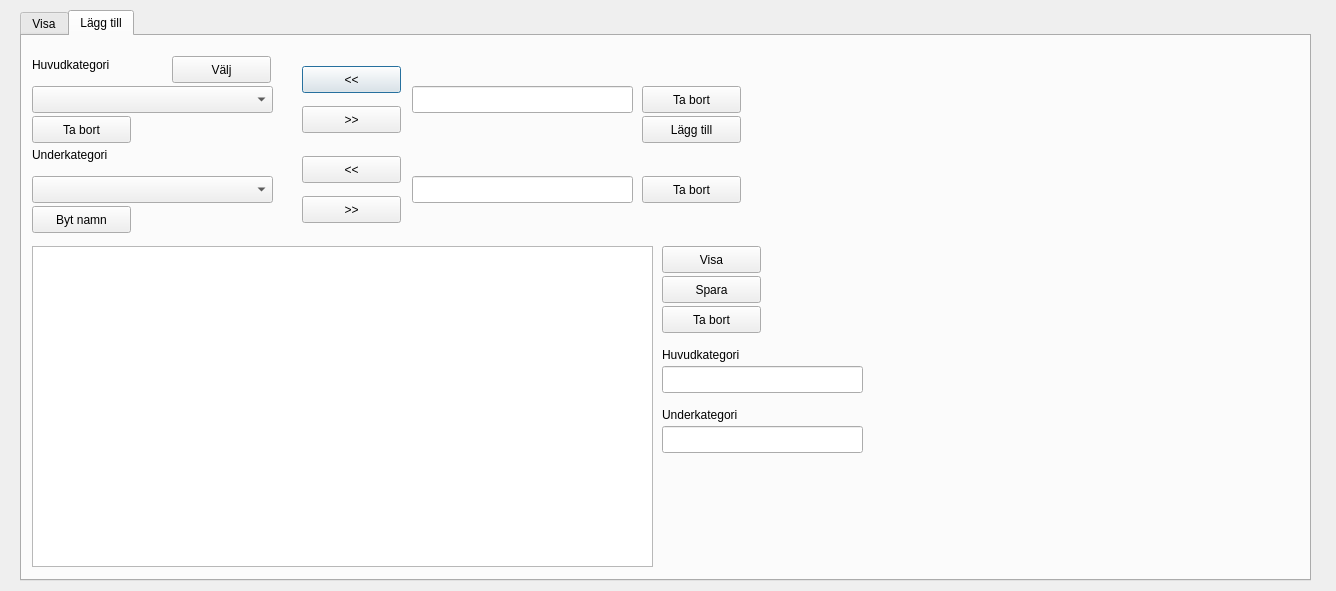
<?xml version="1.0" encoding="UTF-8"?>
<ui version="4.0">
 <class>TabHelp</class>
 <widget class="QDialog" name="TabHelp">
  <property name="geometry">
   <rect>
    <x>0</x>
    <y>0</y>
    <width>1336</width>
    <height>591</height>
   </rect>
  </property>
  <property name="windowTitle">
   <string>Dialog</string>
  </property>
  <widget class="QTabWidget" name="tabWidget">
   <property name="geometry">
    <rect>
     <x>20</x>
     <y>10</y>
     <width>1291</width>
     <height>571</height>
    </rect>
   </property>
   <property name="currentIndex">
    <number>1</number>
   </property>
   <widget class="QWidget" name="tab">
    <attribute name="title">
     <string>Visa</string>
    </attribute>
   </widget>
   <widget class="QWidget" name="tab_2">
    <attribute name="title">
     <string>Lägg till</string>
    </attribute>
    <widget class="QComboBox" name="comboBoxMainSection">
     <property name="geometry">
      <rect>
       <x>10</x>
       <y>50</y>
       <width>241</width>
       <height>27</height>
      </rect>
     </property>
    </widget>
    <widget class="QComboBox" name="comboBoxSubSection">
     <property name="geometry">
      <rect>
       <x>10</x>
       <y>140</y>
       <width>241</width>
       <height>27</height>
      </rect>
     </property>
    </widget>
    <widget class="QPushButton" name="pushButAddMainSection">
     <property name="geometry">
      <rect>
       <x>280</x>
       <y>30</y>
       <width>99</width>
       <height>27</height>
      </rect>
     </property>
     <property name="text">
      <string>&lt;&lt;</string>
     </property>
    </widget>
    <widget class="QPushButton" name="pushButRemoveMainSection">
     <property name="geometry">
      <rect>
       <x>280</x>
       <y>70</y>
       <width>99</width>
       <height>27</height>
      </rect>
     </property>
     <property name="text">
      <string>&gt;&gt;</string>
     </property>
    </widget>
    <widget class="QLineEdit" name="lineEditMainSection">
     <property name="geometry">
      <rect>
       <x>390</x>
       <y>50</y>
       <width>221</width>
       <height>27</height>
      </rect>
     </property>
    </widget>
    <widget class="QPushButton" name="pushButAddSubSection">
     <property name="geometry">
      <rect>
       <x>280</x>
       <y>120</y>
       <width>99</width>
       <height>27</height>
      </rect>
     </property>
     <property name="text">
      <string>&lt;&lt;</string>
     </property>
    </widget>
    <widget class="QLineEdit" name="lineEditSubSection">
     <property name="geometry">
      <rect>
       <x>390</x>
       <y>140</y>
       <width>221</width>
       <height>27</height>
      </rect>
     </property>
    </widget>
    <widget class="QPushButton" name="pushButRemoveSubSection">
     <property name="geometry">
      <rect>
       <x>280</x>
       <y>160</y>
       <width>99</width>
       <height>27</height>
      </rect>
     </property>
     <property name="text">
      <string>&gt;&gt;</string>
     </property>
    </widget>
    <widget class="QLabel" name="label">
     <property name="geometry">
      <rect>
       <x>10</x>
       <y>20</y>
       <width>111</width>
       <height>17</height>
      </rect>
     </property>
     <property name="text">
      <string>Huvudkategori</string>
     </property>
    </widget>
    <widget class="QLabel" name="label_2">
     <property name="geometry">
      <rect>
       <x>10</x>
       <y>110</y>
       <width>111</width>
       <height>17</height>
      </rect>
     </property>
     <property name="text">
      <string>Underkategori</string>
     </property>
    </widget>
    <widget class="QTextEdit" name="textEditMsg">
     <property name="geometry">
      <rect>
       <x>10</x>
       <y>210</y>
       <width>621</width>
       <height>321</height>
      </rect>
     </property>
    </widget>
    <widget class="QPushButton" name="pushButAddMsg">
     <property name="geometry">
      <rect>
       <x>640</x>
       <y>240</y>
       <width>99</width>
       <height>27</height>
      </rect>
     </property>
     <property name="text">
      <string>Spara</string>
     </property>
    </widget>
    <widget class="QPushButton" name="pushButRemoveMsg">
     <property name="geometry">
      <rect>
       <x>640</x>
       <y>270</y>
       <width>99</width>
       <height>27</height>
      </rect>
     </property>
     <property name="text">
      <string>Ta bort</string>
     </property>
    </widget>
    <widget class="QPushButton" name="pushButRemoveMainSectionFormDb">
     <property name="geometry">
      <rect>
       <x>620</x>
       <y>50</y>
       <width>99</width>
       <height>27</height>
      </rect>
     </property>
     <property name="text">
      <string>Ta bort</string>
     </property>
    </widget>
    <widget class="QPushButton" name="pushButRemoveSubSection_2">
     <property name="geometry">
      <rect>
       <x>620</x>
       <y>140</y>
       <width>99</width>
       <height>27</height>
      </rect>
     </property>
     <property name="text">
      <string>Ta bort</string>
     </property>
    </widget>
    <widget class="QPushButton" name="pushButAddMainSection_2">
     <property name="geometry">
      <rect>
       <x>620</x>
       <y>80</y>
       <width>99</width>
       <height>27</height>
      </rect>
     </property>
     <property name="text">
      <string>Lägg till</string>
     </property>
    </widget>
    <widget class="QPushButton" name="pushButSelectHelpTxt">
     <property name="geometry">
      <rect>
       <x>640</x>
       <y>210</y>
       <width>99</width>
       <height>27</height>
      </rect>
     </property>
     <property name="text">
      <string>Visa</string>
     </property>
    </widget>
    <widget class="QPushButton" name="pushButSelMainSectionData">
     <property name="geometry">
      <rect>
       <x>150</x>
       <y>20</y>
       <width>99</width>
       <height>27</height>
      </rect>
     </property>
     <property name="text">
      <string>Välj</string>
     </property>
    </widget>
    <widget class="QPushButton" name="pushButModifySubSectionNameInDb">
     <property name="geometry">
      <rect>
       <x>10</x>
       <y>170</y>
       <width>99</width>
       <height>27</height>
      </rect>
     </property>
     <property name="text">
      <string>Byt namn</string>
     </property>
    </widget>
    <widget class="QLabel" name="label_3">
     <property name="geometry">
      <rect>
       <x>640</x>
       <y>310</y>
       <width>111</width>
       <height>17</height>
      </rect>
     </property>
     <property name="text">
      <string>Huvudkategori</string>
     </property>
    </widget>
    <widget class="QLineEdit" name="lineEditSelectedMainSection">
     <property name="geometry">
      <rect>
       <x>640</x>
       <y>330</y>
       <width>201</width>
       <height>27</height>
      </rect>
     </property>
    </widget>
    <widget class="QLabel" name="label_4">
     <property name="geometry">
      <rect>
       <x>640</x>
       <y>370</y>
       <width>111</width>
       <height>17</height>
      </rect>
     </property>
     <property name="text">
      <string>Underkategori</string>
     </property>
    </widget>
    <widget class="QLineEdit" name="lineEditSelectedSubItem">
     <property name="geometry">
      <rect>
       <x>640</x>
       <y>390</y>
       <width>201</width>
       <height>27</height>
      </rect>
     </property>
    </widget>
    <widget class="QPushButton" name="pushButRemoveMainSectionFromDb">
     <property name="geometry">
      <rect>
       <x>10</x>
       <y>80</y>
       <width>99</width>
       <height>27</height>
      </rect>
     </property>
     <property name="text">
      <string>Ta bort</string>
     </property>
    </widget>
   </widget>
  </widget>
 </widget>
 <resources/>
 <connections/>
</ui>
